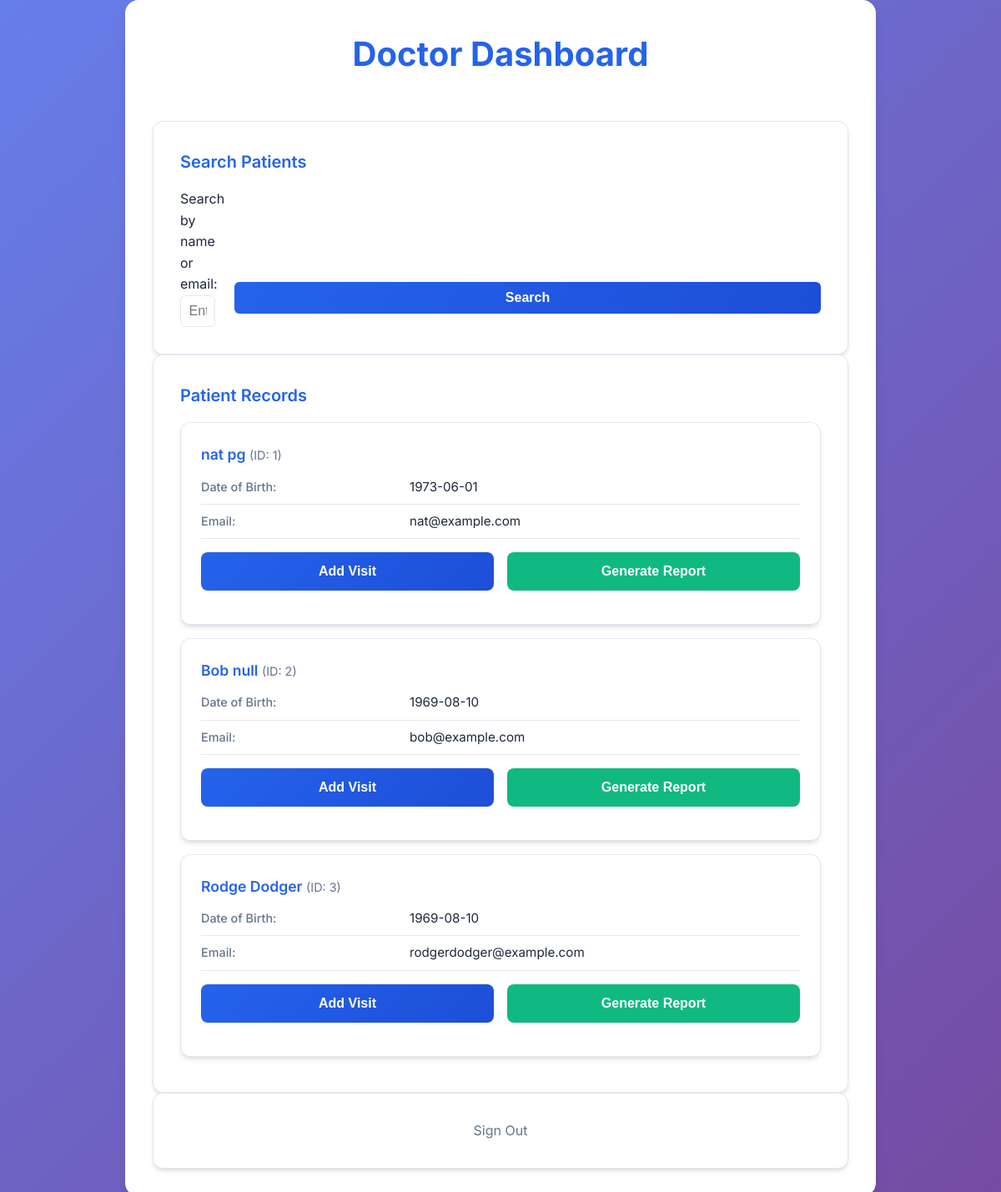
The app's page /doctor/view_patient.php (signed in) with its own data.
### tables this page shows
CREATE TABLE PATIENT_INFO (
    patient_id INT AUTO_INCREMENT PRIMARY KEY,
    first_name VARCHAR(50) NOT NULL,
    last_name VARCHAR(50) NOT NULL,
    date_of_birth DATE NOT NULL,
    gender VARCHAR(20) NOT NULL,
    phone_number VARCHAR(20) NOT NULL,
    contact_email VARCHAR(100) UNIQUE NOT NULL,
    address VARCHAR(200) NOT NULL,
    emergency_contact_name VARCHAR(100) NOT NULL,
    emergency_contact_number VARCHAR(20) NOT NULL,
    marital_status ENUM('Single', 'Married', 'Divorced', 'Widowed','Seperated'),
    ethnicity VARCHAR(50) NOT NULL
);

### doctor/view_patient.php (the view, shortened to what this page needs)
<?php
include '../includes/db.php';
$search = $_GET['search'] ?? '';
$sql = "SELECT patient_id, first_name, last_name, date_of_birth, contact_email
        FROM PATIENT_INFO
        WHERE first_name LIKE '%$search%' OR last_name LIKE '%$search%' OR contact_email LIKE '%$search%'
        LIMIT 10";
$result = $conn->query($sql);
?>
<!DOCTYPE html>
<html lang="en">
<head>
    <link rel="stylesheet" href="../css/styles.css">
</head>
<body>
    <div class="dashboard-container">
        <div class="dashboard-header">
            <h1>Doctor Dashboard</h1>
        </div>
        <div class="dashboard-card">
            <h3>Search Patients</h3>
            <form method="GET" class="search-form">
                <div class="search-field">
                    <label for="search">Search by name or email:</label>
                    <input type="text" id="search" name="search" placeholder="Enter patient name or email..." value="<?php echo htmlspecialchars($search); ?>">
                </div>
   				 <button type="submit">Search</button>
            </form>
        </div>
        <div class="dashboard-card">
            <h3>Patient Records</h3>
            <?php if ($result->num_rows === 0): ?>
                <p>No patients found.</p>
            <?php else: ?>
                <div class="table-cards">
                    <?php while ($row = $result->fetch_assoc()): ?>
                        <div class="table-card">
                            <div class="table-card-header">
                                <?php echo htmlspecialchars($row['first_name']." ".$row['last_name']); ?>
                                <span style="font-size: 0.9rem; font-weight: 400; color: var(--text-secondary);">(ID: <?php echo $row['patient_id']; ?>)</span>
                            </div>
                            <div class="table-card-row">
                                <div class="table-card-label">Date of Birth:</div>
                                <div class="table-card-value"><?php echo htmlspecialchars($row['date_of_birth']); ?></div>
                            </div>
                            <div class="table-card-row">
                                <div class="table-card-label">Email:</div>
                                <div class="table-card-value"><?php echo htmlspecialchars($row['contact_email']); ?></div>
                            </div>
                            <div style="display: flex; gap: 1rem; margin-top: 1rem;">
                                <form action="add_visit.php" method="get" style="flex: 1;">
                                    <button type="submit" style="width: 100%;">Add Visit</button>
                                </form>
                                <form action="generate_report.php" method="get" style="flex: 1;">
                                    <button type="submit" style="width: 100%; background: var(--secondary-color);">Generate Report</button>
                                </form>
                            </div>
                        </div>
                    <?php endwhile; ?>
                </div>
            <?php endif; ?>
        </div>
        <div class="dashboard-card" style="text-align: center;">
            <a href="../logout.php" style="color: var(--text-secondary); text-decoration: none;">Sign Out</a>
        </div>
    </div>
</body>
</html>

### css/styles.css (style rules this page uses)
:root { --primary-color: #2563eb; --primary-dark: #1d4ed8; --secondary-color: #10b981; --accent-color: #f59e0b; --background-color: #f8fafc; --surface-color: #ffffff; --text-primary: #1e293b; --text-secondary: #64748b; --border-color: #e2e8f0; --error-color: #ef4444; --success-color: #10b981; --shadow-sm: 0 1px 2px 0 rgb(0 0 0 / 0.05); --shadow-md: 0 4px 6px -1px rgb(0 0 0 / 0.1), 0 2px 4px -2px rgb(0 0 0 / 0.1); --shadow-lg: 0 10px 15px -3px rgb(0 0 0 / 0.1), 0 4px 6px -4px rgb(0 0 0 / 0.1); --shadow-xl: 0 20px 25px -5px rgb(0 0 0 / 0.1), 0 8px 10px -6px rgb(0 0 0 / 0.1); }
* { margin: 0; padding: 0; box-sizing: border-box; }
body { font-family: 'Inter', -apple-system, BlinkMacSystemFont, 'Segoe UI', Roboto, sans-serif; background: linear-gradient(135deg, #667eea 0%, #764ba2 100%); min-height: 100vh; color: var(--text-primary); line-height: 1.6; font-size: 1rem; }
h1 { color: var(--primary-color); font-size: 2rem; font-weight: 600; margin-bottom: 1rem; }
h3 { color: var(--text-primary); font-size: 1.25rem; font-weight: 500; margin-bottom: 0.75rem; }
button { background: linear-gradient(135deg, var(--primary-color), var(--primary-dark)); color: white; border: none; padding: 0.875rem 2rem; border-radius: 8px; font-size: 1rem; font-weight: 600; cursor: pointer; transition: all 0.2s ease; box-shadow: var(--shadow-sm); width: 100%; margin-bottom: 1rem; }
.table-cards { margin: 10px auto; display: grid; gap: 1rem; }
.table-card { background: var(--surface-color); border-radius: 12px; padding: 1.5rem; box-shadow: var(--shadow-md); border: 1px solid var(--border-color); transition: all 0.2s ease; }
.table-card-header { font-weight: 600; color: var(--primary-color); margin-bottom: 0.75rem; font-size: 1.1rem; }
.table-card-row { display: grid; grid-template-columns: 1fr 2fr; gap: 1rem; margin-bottom: 0.5rem; padding-bottom: 0.5rem; border-bottom: 1px solid var(--border-color); }
.table-card-label { font-weight: 500; color: var(--text-secondary); font-size: 0.9rem; }
.table-card-value { color: var(--text-primary); font-size: 0.95rem; }
.dashboard-container { max-width: 500px; margin-top: 15px; padding: 1rem; background: var(--surface-color); border-radius: 16px; box-shadow: var(--shadow-lg); border: 1px solid rgba(255, 255, 255, 0.2); }
.dashboard-header { text-align: center; margin-bottom: 3rem; }
.dashboard-header h1 { color: var(--primary-color); font-size: 2.5rem; font-weight: 700; margin-bottom: 0.5rem; }
.dashboard-card { background: var(--surface-color); border-radius: 12px; padding: 2rem; box-shadow: var(--shadow-md); border: 1px solid var(--border-color); transition: all 0.2s ease; }
.dashboard-card h3 { color: var(--primary-color); margin-bottom: 1rem; font-size: 1.25rem; font-weight: 600; }
.dashboard-container { max-width: 900px; margin: 0 auto; padding: 2rem; }
.search-form { display: flex; align-items: flex-end; gap: 0.75rem; margin-top: 0.5rem; }
.search-form .search-field { flex: 1; }
.search-form input[type="text"] { width: 80%; height: 2.4rem; padding: 0.4rem 0.6rem; font-size: 1rem; border: 1px solid var(--border-color, #ccc); border-radius: 6px; box-sizing: border-box; }
.search-form button { height: 2.4rem; padding: 0 1rem; font-size: 1rem; border: none; border-radius: 6px; background-color: var(--primary-color, #0077cc); color: white; cursor: pointer; transition: background 0.2s; }

### records on screen
patient_info: first_name+last_name "nat pg", patient_id "1", date_of_birth "1973-06-01", contact_email "nat@example.com"
patient_info: first_name+last_name "Bob null", patient_id "2", date_of_birth "1969-08-10", contact_email "bob@example.com"
patient_info: first_name+last_name "Rodge Dodger", patient_id "3", date_of_birth "1969-08-10", contact_email "rodgerdodger@example.com"
